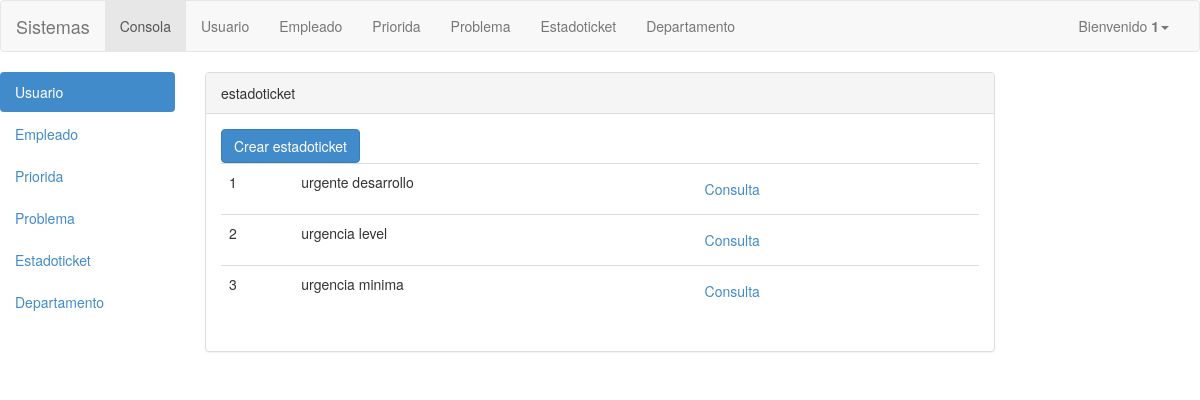
The page /ProyectoPR4/empleado/estadoticket.php (signed in) on the database its author committed.
### tables this page shows
CREATE TABLE IF NOT EXISTS `estadoticket` (
  `idestadoTicket` int(11) NOT NULL AUTO_INCREMENT,
  `estado` varchar(45) NOT NULL,
  PRIMARY KEY (`idestadoTicket`)
);

### ProyectoPR4/empleado/estadoticket.php (the view, shortened to what this page needs)
<!DOCTYPE html>
<html lang="en">
<head>
	<LINK rel="stylesheet" HREF="../../ProyectoPR4/css/bootstrap-3.2.0-dist/css/bootstrap.css"  >
</head>
<body>
<?php
include("../include/menu.php");
?>
<div class="row">
 <div class="col-md-2">
   <?php
include("../include/menulateral.php");
    ?>
 </div>
  <div class="col-md-8">
  	<div class="panel panel-default">
  <div class="panel-heading">estadoticket </div>
  <div class="panel-body">
  <div><button type="button" class="btn btn-primary" data-toggle="modal" data-target=".bs-example-modal-lg">Crear estadoticket </button></div>
  <table class="table">
  <?php
$result= mysql_query("select idestadoTicket, estado from estadoticket ");
while ($row=mysql_fetch_array($result)) {
?>
<tr>
  <td><?php echo$row["idestadoTicket"]  ?></td>
  <td><?php echo$row["estado"]  ?></td>
 <td><form  id="updateCita" method="GET" action="updestadoti.php ">
<input type="submit" name="cmdguardar" class="btn btn-link" value="Consulta" POST="SUMIT"/>
</form></td>
</tr>
<?php
}
?>
</table>
  </div>
</div>
  </div>
</div>
</body>
</html>

### rows shown on the page
estadoticket: idestadoTicket "1", estado "urgente desarrollo"
estadoticket: idestadoTicket "2", estado "urgencia level"
estadoticket: idestadoTicket "3", estado "urgencia minima"

### other values the page prints
$_SESSION['userid'] "1"
